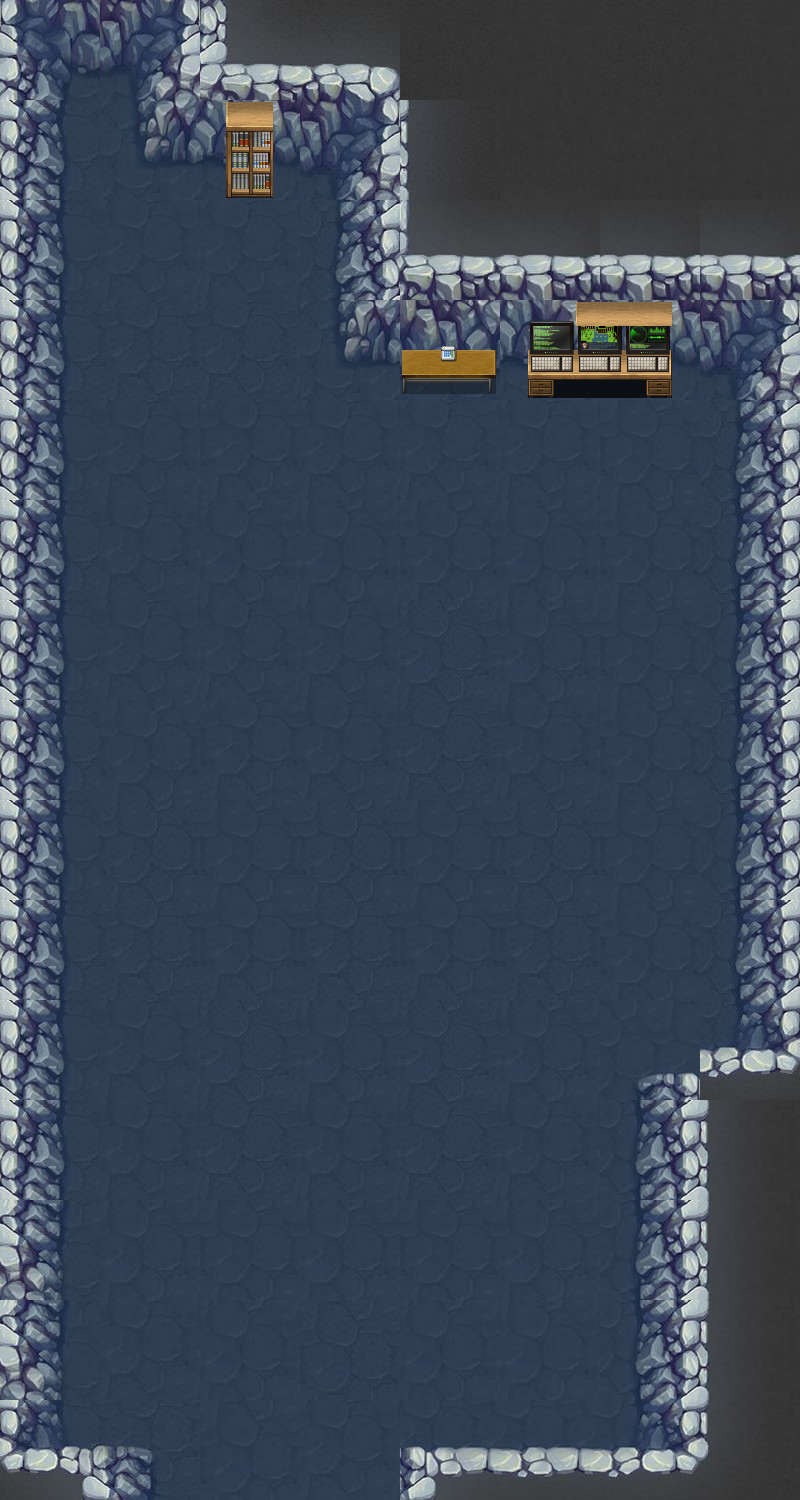

A level layout from a 2D game, rendered from its tile map. Below: a short description, then the map file with its tile-grid data intact:
An orthogonal 8x15 tile map with 100x100 px tiles, 4 tile layers (Слой тайлов 1, Слой тайлов 2, Слой тайлов 4, Слой тайлов 3), 7 tilesets and 10 objects (8x Пещера дутокрыс, enter-to-dytokrys, exit-to-cave).

<map version="1.10" tiledversion="1.10.2" class="Пещера" orientation="orthogonal" renderorder="right-down" width="8" height="15" tilewidth="100" tileheight="100" infinite="0" nextlayerid="8" nextobjectid="17">
 <tileset firstgid="1" source="image_processing20191209-702-1wqbux4.tsx" />
 <tileset firstgid="71" source="PCdesk.tsx" />
 <tileset firstgid="73" source="shelf.tsx" />
 <tileset firstgid="74" source="phone.tsx" />
 <tileset firstgid="75" source="emptyDesk.tsx" />
 <tileset firstgid="76" source="SciFiTIlesetBMV.tsx" />
 <tileset firstgid="79" source="32x32.tsx" />
 <layer id="1" name="Слой тайлов 1" width="8" height="15">
  <data encoding="csv">
44,44,44,44,44,44,44,45,
54,54,54,54,54,54,44,45,
54,55,55,45,44,44,44,45,
54,54,55,55,45,45,44,45,
54,55,54,55,55,55,44,45,
54,55,45,45,44,45,44,45,
55,55,55,55,45,45,44,45,
44,44,54,55,55,55,44,45,
54,44,44,44,44,44,44,45,
54,54,54,54,54,54,44,45,
54,55,45,45,45,45,44,45,
54,55,55,55,55,55,44,45,
44,45,44,45,44,45,44,45,
54,55,45,34,45,45,45,45,
54,55,34,55,55,55,55,55
</data>
 </layer>
 <layer id="2" name="Слой тайлов 2" width="8" height="15">
  <data encoding="csv">
13,18,7,8,1,1,1,1,
53,28,29,18,59,10,1,1,
53,0,0,48,19,20,20,20,
53,0,0,28,14,29,29,18,
53,0,0,0,0,0,0,48,
53,0,0,0,0,0,0,58,
53,0,0,0,0,0,0,58,
53,0,0,0,0,0,0,58,
53,0,0,0,0,0,0,58,
53,0,0,0,0,0,0,58,
53,0,0,0,0,0,38,68,
53,0,0,0,0,0,58,59,
23,0,0,0,0,0,58,59,
23,0,0,0,0,0,58,59,
63,64,0,0,66,67,68,69
</data>
 </layer>
 <layer id="7" name="Слой тайлов 4" width="8" height="15">
  <data encoding="csv">
0,0,0,0,0,0,0,0,
0,0,0,0,0,0,0,0,
0,0,0,0,0,0,0,0,
0,0,0,0,75,0,0,0,
0,0,0,0,0,0,0,0,
0,0,0,0,0,0,0,0,
0,0,0,0,0,0,0,0,
0,0,0,0,0,0,0,0,
0,0,0,0,0,0,0,0,
0,0,0,0,0,0,0,0,
0,0,0,0,0,0,0,0,
0,0,0,0,0,0,0,0,
0,0,0,0,0,0,0,0,
0,0,0,0,0,0,0,0,
0,0,0,0,0,0,0,0
</data>
 </layer>
 <layer id="5" name="Слой тайлов 3" width="8" height="15">
  <data encoding="csv">
0,0,0,0,0,0,0,0,
0,0,73,0,0,0,0,0,
0,0,0,0,0,0,0,0,
0,0,0,0,74,71,72,0,
0,0,0,0,0,0,0,0,
0,0,0,0,0,0,0,0,
0,0,0,0,0,0,0,0,
0,0,0,0,0,0,0,0,
0,0,0,0,0,0,0,0,
0,0,0,0,0,0,0,0,
0,0,0,0,0,0,0,0,
0,0,0,0,0,0,0,0,
0,0,0,0,0,0,0,0,
0,0,0,0,0,0,0,0,
0,0,0,0,0,0,0,0
</data>
 </layer>
 <objectgroup id="4" name="Слой объектов 1">
  <object id="1" name="dytoKrysa-1" type="Пещера дутокрыс" x="590.5" y="424">
   <point />
  </object>
  <object id="4" name="cheese-4-1" type="Пещера дутокрыс" x="662.667" y="681.667">
   <point />
  </object>
  <object id="6" name="cheese-4-2" type="Пещера дутокрыс" x="144" y="885">
   <point />
  </object>
  <object id="7" name="cheese-4-3" type="Пещера дутокрыс" x="103.334" y="276.333">
   <point />
  </object>
  <object id="8" name="cheese-4-4" type="Пещера дутокрыс" x="146.333" y="667">
   <point />
  </object>
  <object id="5" name="cheese-1" type="Пещера дутокрыс" x="558.666" y="774.334">
   <point />
  </object>
  <object id="9" name="shelf" type="Пещера дутокрыс" x="251.333" y="180.667">
   <point />
  </object>
  <object id="10" name="phone" type="Пещера дутокрыс" x="452" y="384.333">
   <point />
  </object>
  <object id="11" name="enter-to-dytokrys" type="enter-to-dytokrys" x="169.333" y="1408" width="226.667" height="90.6667" />
  <object id="15" name="exit-to-cave" type="exit-to-cave" x="278.667" y="1456">
   <point />
  </object>
 </objectgroup>
</map>
